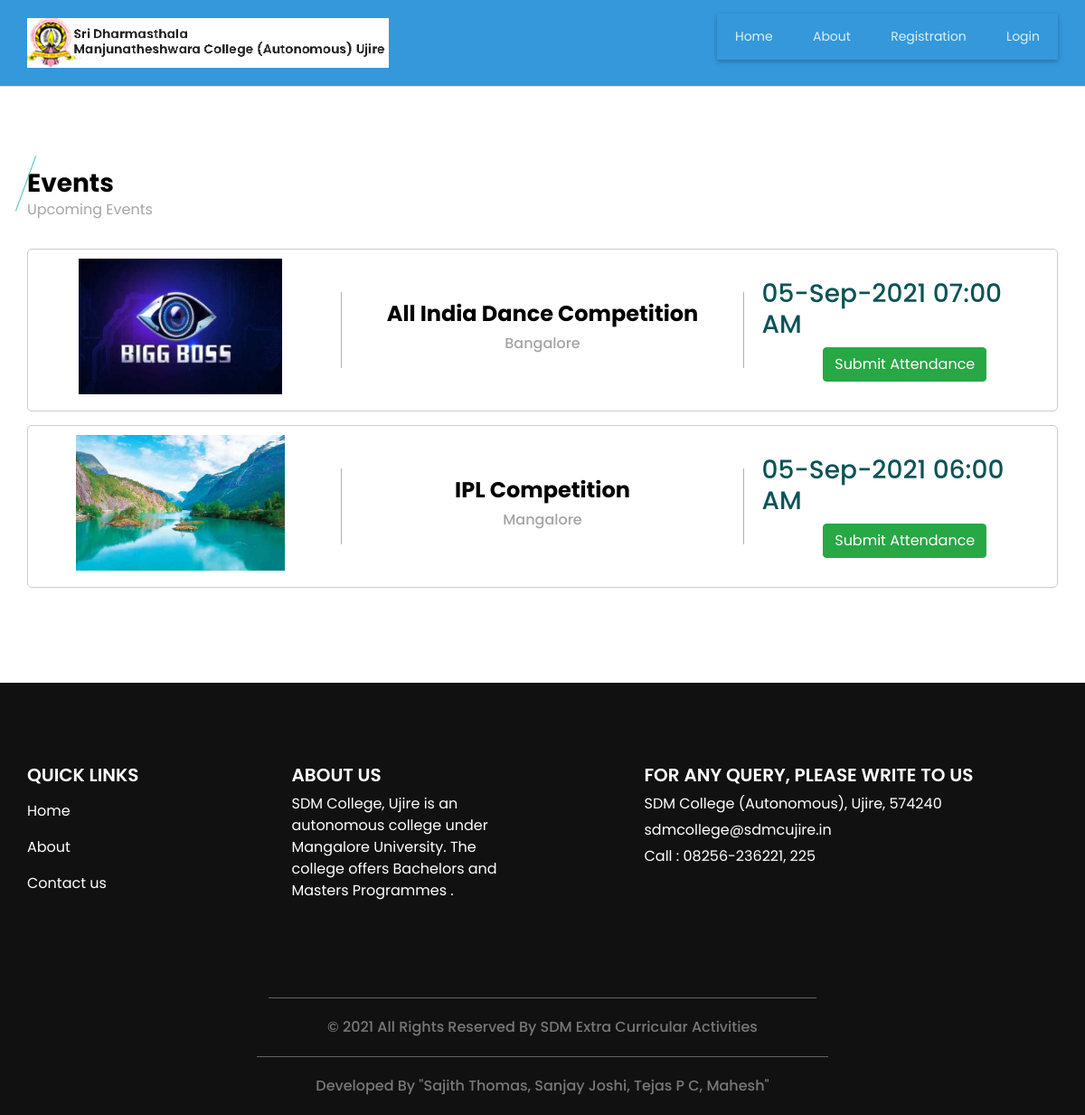
The app's page /display_event.php, older data.
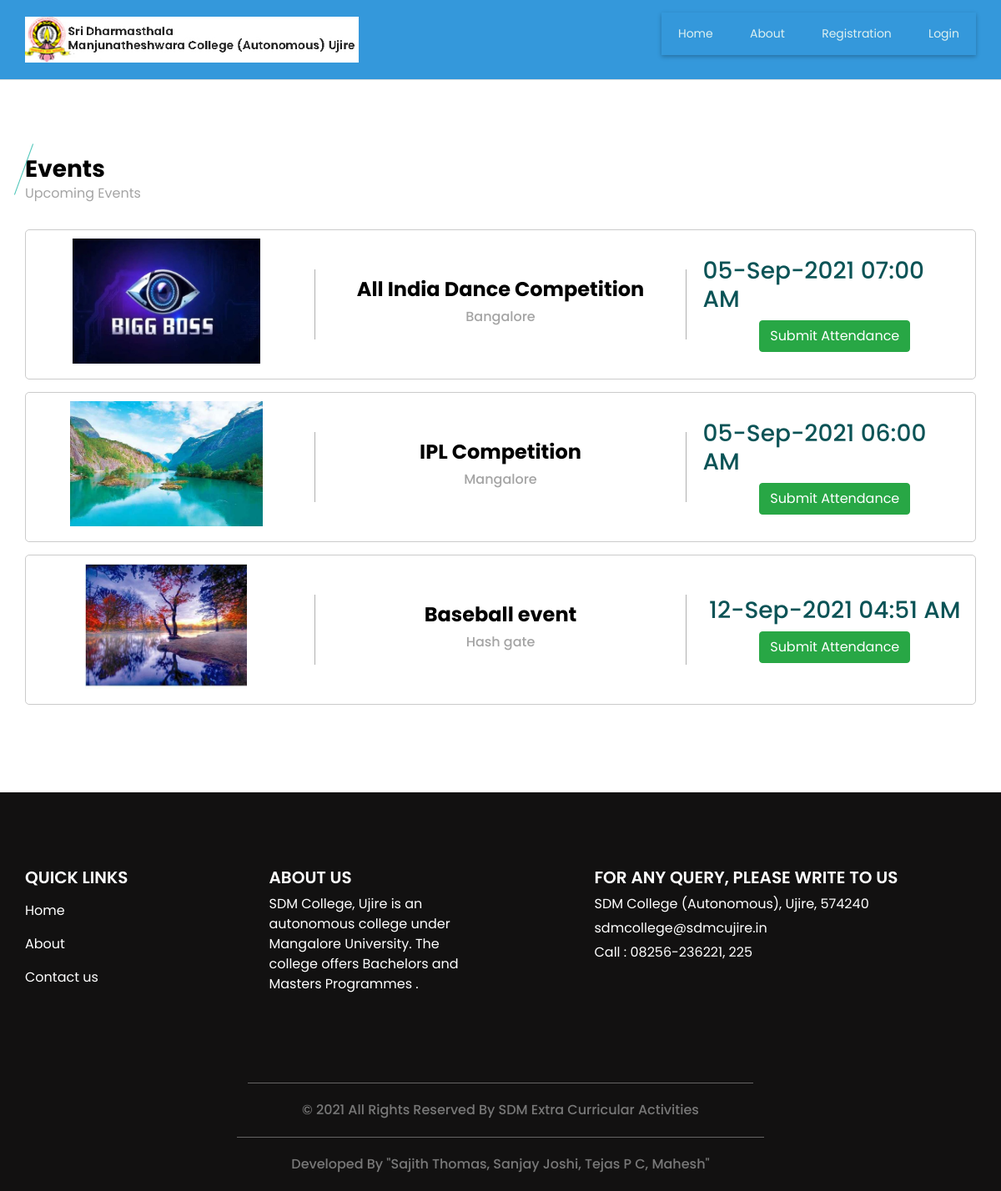
The same page, newer data.
### tables this page shows
CREATE TABLE `event` (
  `event_id` bigint(20) NOT NULL,
  `event_type_id` int(11) NOT NULL,
  `event_participation_type` varchar(25) NOT NULL COMMENT 'Single, Team',
  `no_of_participants` int(11) NOT NULL,
  `event_title` varchar(300) NOT NULL,
  `event_description` text NOT NULL,
  `event_rules` text NOT NULL,
  `event_banner` varchar(300) NOT NULL,
  `department_id` int(11) NOT NULL,
  `club_id` int(11) NOT NULL,
  `course_id` text NOT NULL,
  `st_class` text NOT NULL,
  `event_date_time` datetime NOT NULL,
  `event_venue` text NOT NULL,
  `staff_id` int(11) NOT NULL,
  `participation_limit` int(11) NOT NULL,
  `event_status` varchar(10) NOT NULL
);

### display_event.php (the view, shortened to what this page needs)
<?php
include("header.php");
?>
  <section class="event_section layout_padding">
    <div class="container">
      <div class="heading_container">
        <h3>
          Events
        </h3>
        <p>
          Upcoming Events
        </p>
      </div>
      <?php
		    $sqlview = "SELECT * FROM  event where event_date_time > CURDATE()";
		    $qsqlview = mysqli_query($con,$sqlview);
	    	while($rsview = mysqli_fetch_array($qsqlview))
		    {
          ?>
      <div class="event_container">
        <div class="box">
          <div class="img-box">
           <h5>
		  <?php
      $imge=$rsview['event_banner'];
      echo '<img src="imgbanner/' .$imge .'" width="150" height="150">';
      ?>
		   </h5>
          </div>
          <div class="detail-box">
            <h4>
            <?php echo $rsview['event_title'];?>
            </h4>
            <h6>
              <?php echo $rsview['event_venue'];?>
            </h6>
          </div>
          <div class="date-box">
            <h3>
            <?php echo date("d-M-Y h:i A",strtotime($rsview['event_date_time']));?>
            </h3>
			<a href="attendance.php?event_id=<?php echo $rsview['event_id']; ?>" class="btn btn-success">Submit Attendance</a>
          </div>
        </div>
        <?php
      }
        ?>
    </div>
  </section>
<?php
include("footer.php");
?>

Row changes from the older to the newer data that the page shows:
added event: event_banner (picture), event_title "Baseball event", event_venue "Hash gate", event_date_time "12-Sep-2021 04:51 AM"
